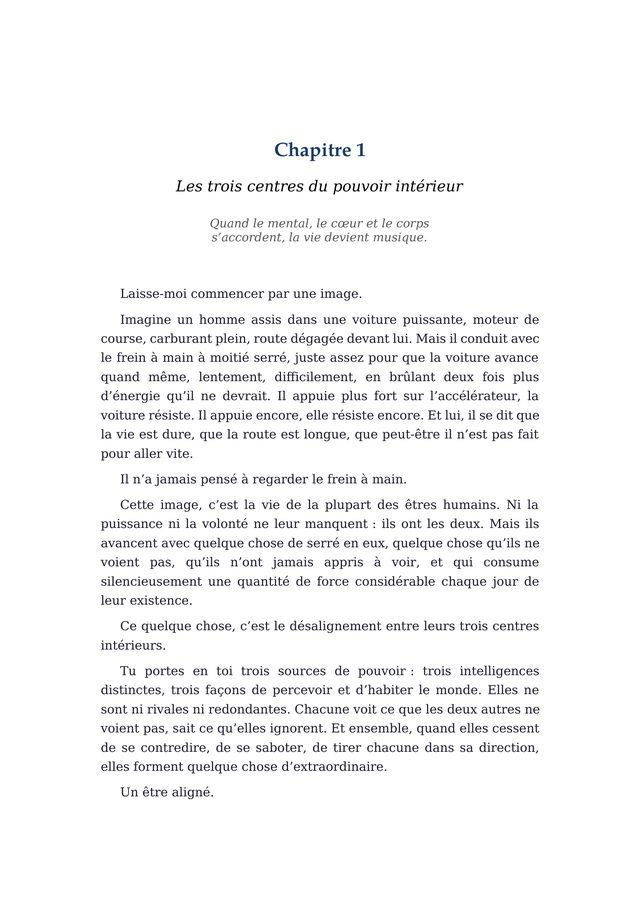
#> input picture tools/apercus-originaux/esprit-aligne/apercus/page_13.jpg, 640 x 906 px; its folder holds only this picture in this run
$ python stamp_extract.py site/public/ebooks/esprit-aligne/apercus/page_13.jpg ...
#> lines starting #> are read from the running program, lines starting #| are printed output that depends on the picture
# Marque « EXTRAIT » en rouge, en diagonale, sur les pages d'aperçu des ebooks (comme Chariow).
# Le texte du livre reste lisible dessous : rouge transparent, un seul mot par page.
#
# Les originaux sans marque sont gardés hors du site, dans tools/apercus-originaux/ (jamais publiés),
# pour pouvoir relancer le script sans empiler deux marques.
#
#   python3 tools/stamp_extract.py site/public/ebooks/esprit-aligne/apercus/page_13.jpg ...
import math
import os
import shutil
import sys

from PIL import Image, ImageDraw, ImageFont

FONT = '/usr/share/fonts/opentype/inter/Inter-Bold.otf'
RED = (214, 40, 40)
ALPHA = 92          # sur 255 : environ 36 % d'opacité
WORD = 'EXTRAIT'


def stamp(path):
    rel = os.path.normpath(path).split('site/public/ebooks/', 1)
    if len(rel) != 2:
        raise SystemExit('Chemin attendu sous site/public/ebooks/ : ' + path)
    original = os.path.join(os.path.dirname(__file__), 'apercus-originaux', rel[1])
    os.makedirs(os.path.dirname(original), exist_ok=True)
    if not os.path.exists(original):
        shutil.copy2(path, original)

    page = Image.open(original).convert('RGB')
#> page is the input picture: PIL image 640x906 RGB; mean R, G, B 245.6, 245.5, 246
    w, h = page.size
#> w = 640; h = 906
    # Taille de départ généreuse, ajustée ensuite pour tenir dans la page.
    diag = (w * w + h * h) ** 0.5
#> diag = 1109.3
    size = 40
    font = ImageFont.truetype(FONT, size)
    while True:
        box = font.getbbox(WORD)
        tw = box[2] - box[0] + size * 0.12 * (len(WORD) - 1)
        if tw > diag * 0.8:
            break
        size += 4
        font = ImageFont.truetype(FONT, size)
#> after the loop, size = 176

    spacing = size * 0.12
#> spacing = 21.12
    widths = [font.getlength(c) for c in WORD]
    total = sum(widths) + spacing * (len(WORD) - 1)
#> total = 895
    asc, desc = font.getmetrics()
    layer = Image.new('RGBA', (int(total) + 20, asc + desc + 20), (0, 0, 0, 0))
#> layer: PIL image 914x234 RGBA; every value is 0
    d = ImageDraw.Draw(layer)
    x = 10
    for c, cw in zip(WORD, widths):
        d.text((x, 10), c, font=font, fill=RED + (ALPHA,))
        x += cw + spacing
#> after the loop, x = 926.1
    # Le mot suit la diagonale de la page, du bas à gauche vers le haut à droite.
    angle = max(25, min(55, math.degrees(math.atan2(h, w))))
#> angle = 54.76
    layer = layer.rotate(angle, expand=True, resample=Image.BICUBIC)
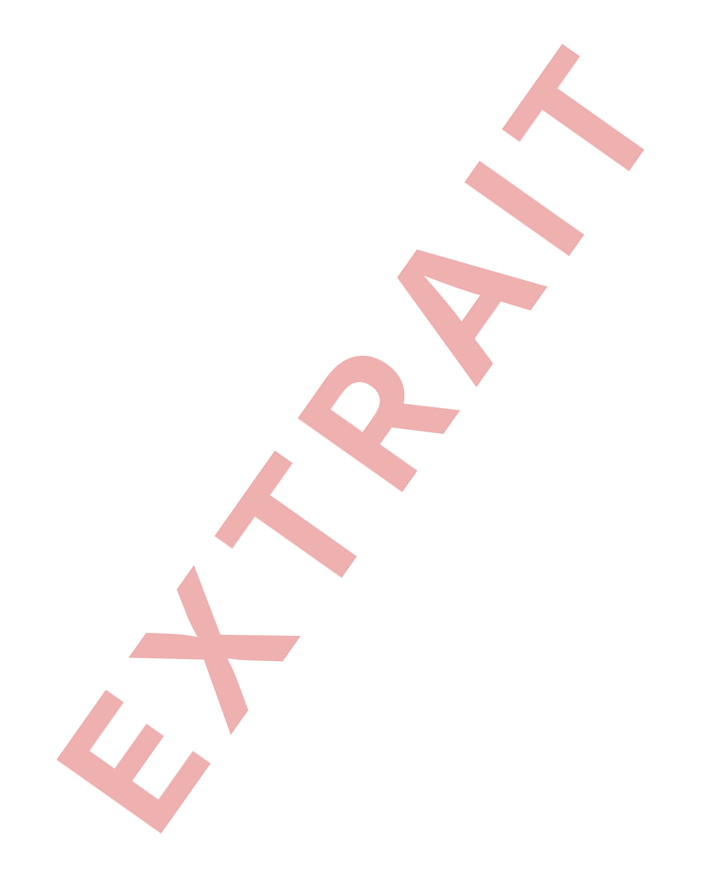
#> layer: PIL image 720x882 RGBA; mean R, G, B, A 15.5, 2.7, 2.7, 6.3; transparent parts drawn white
    # Il doit tenir entièrement dans la page, avec une marge.
    k = min(1, 0.86 * w / layer.width, 0.86 * h / layer.height)
#> k = 0.764
    if k < 1:
        layer = layer.resize((int(layer.width * k), int(layer.height * k)), Image.LANCZOS)
#> layer: PIL image 550x674 RGBA

    canvas = page.convert('RGBA')
    canvas.alpha_composite(layer, ((w - layer.width) // 2, (h - layer.height) // 2))
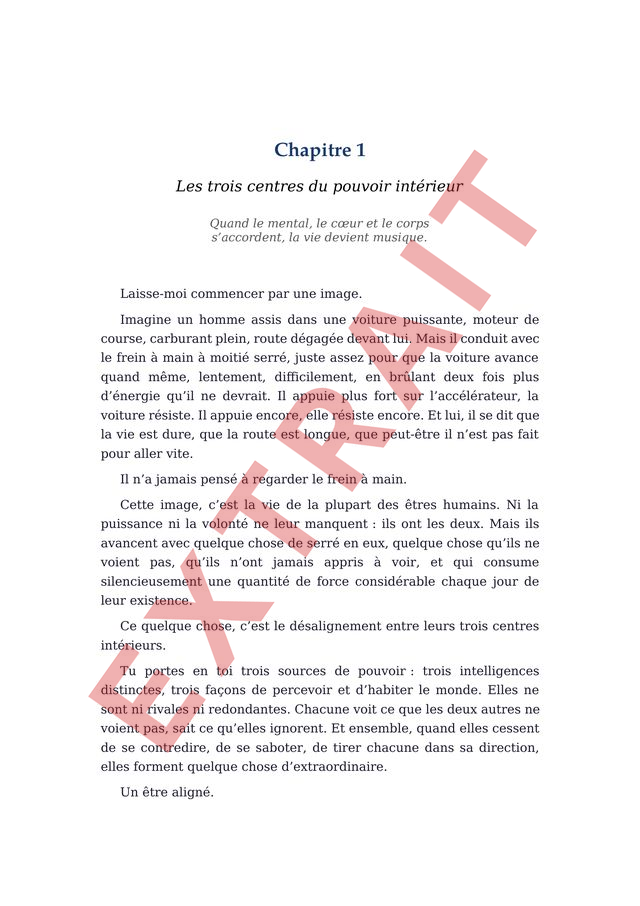
#> canvas: PIL image 640x906 RGBA; mean R, G, B, A 245.2, 242.3, 242.9, 255
    canvas.convert('RGB').save(path, 'JPEG', quality=84, optimize=True, progressive=True)
    print('marqué', path)


if __name__ == '__main__':
    for p in sys.argv[1:]:
#> (the run stopped early here; a loop or call above may not have finished)
